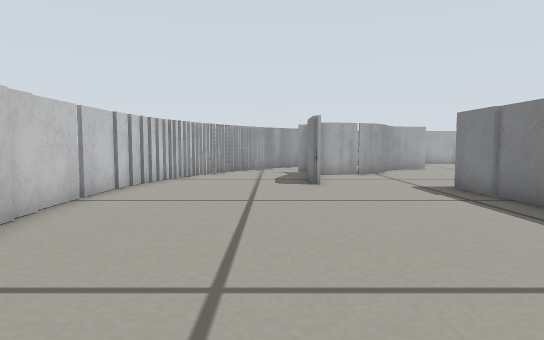
[1] (above)

16 first-person views from a walk through a robot-simulator world made for Gazebo. The camera is 0.25 m above the floor, tilts 4° down and sees 75° across. The floor is counted in squares, 0.2 m on a side. Each view is taken from the middle of a square. On the plan, view 1 faces up. The plan holds only what a view shows up to about 14 squares ahead; the rest is blank.

[2]
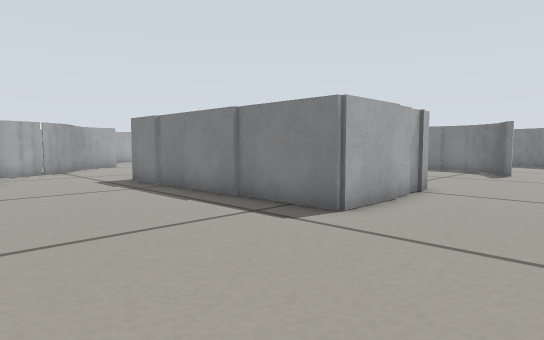

[3]
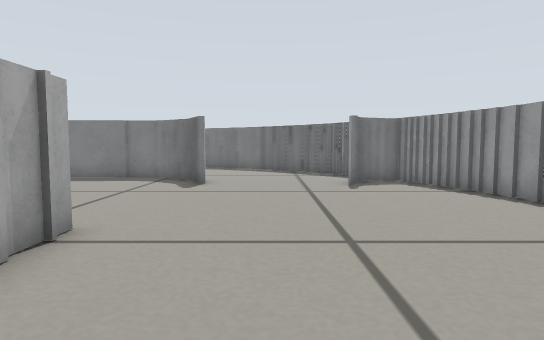

[4]
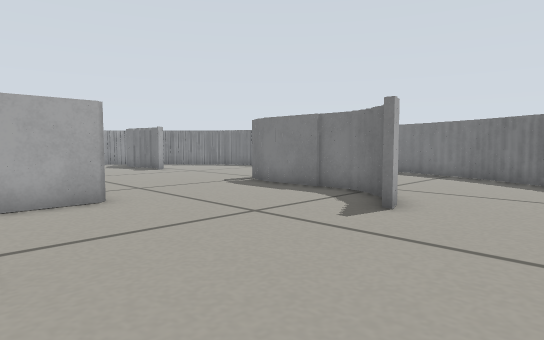

[5]
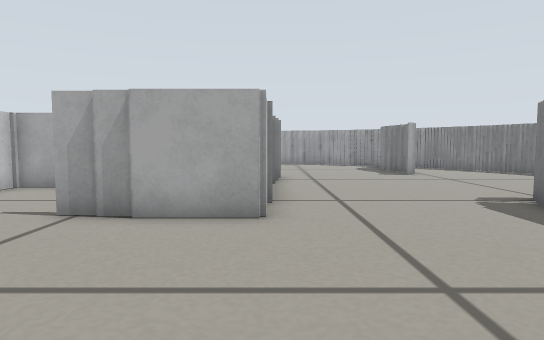

[6]
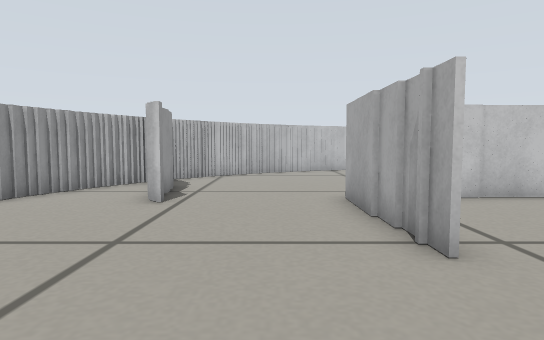

[7]
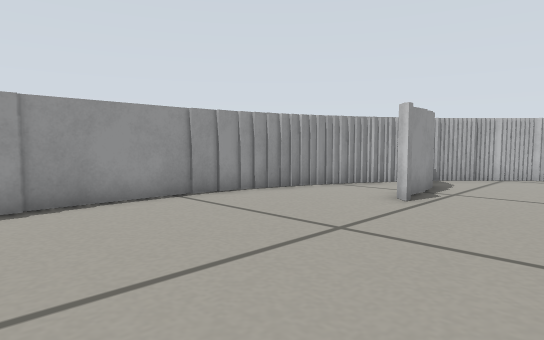

[8]
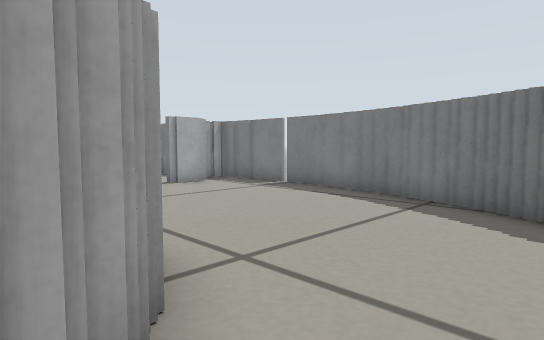

[9]
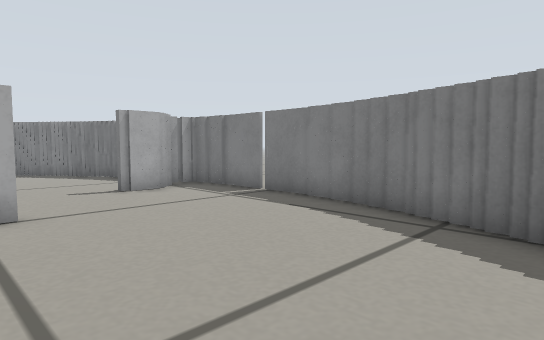

[10]
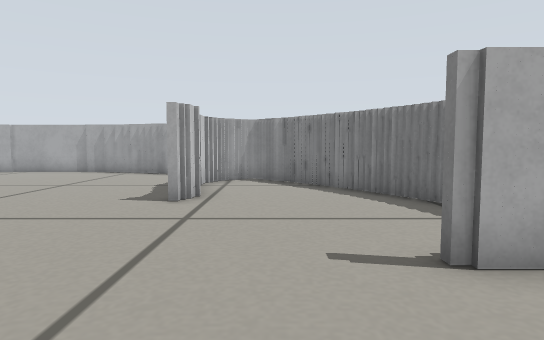

[11]
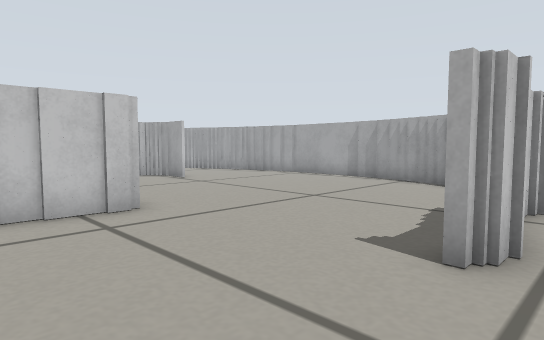

[12]
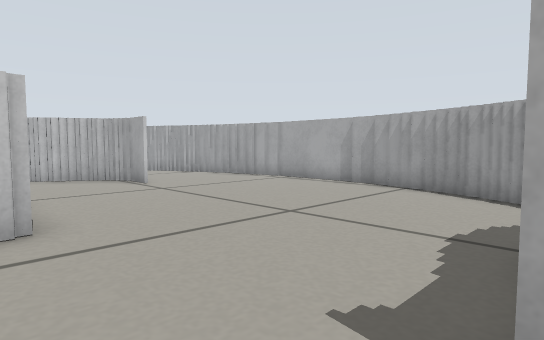

[13]
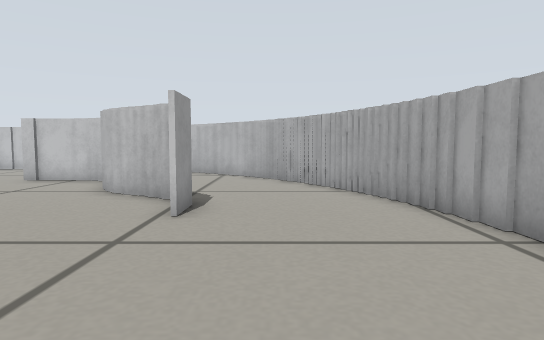

[14]
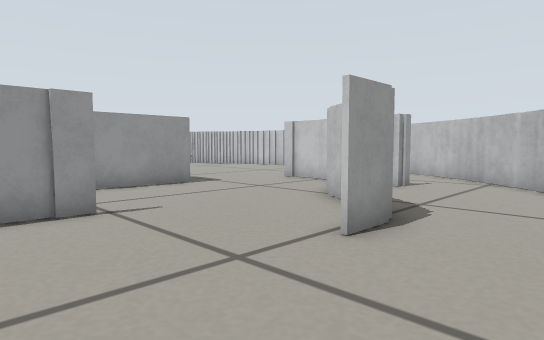

[15]
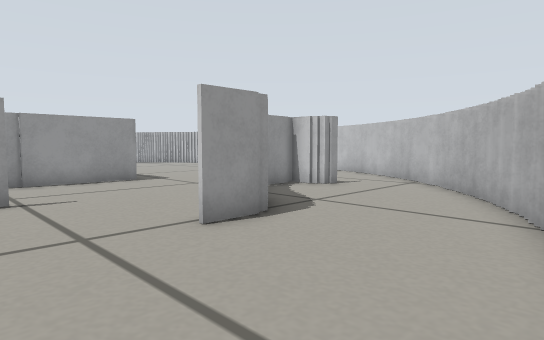

[16]
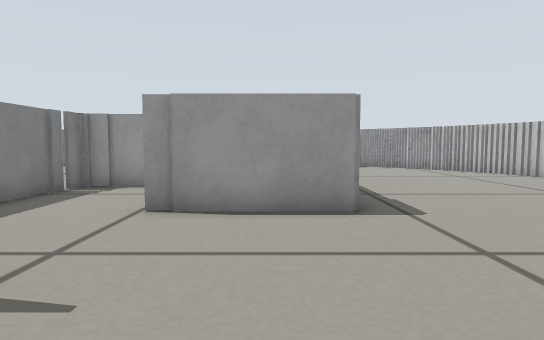

### Floor plan
Key: @ floor where view 1 was taken; # wall or solid block; x gap in a wall; . floor.
Columns run from 5 left of view 1 to 26 right of it. Each row starts with its distance up from view 1.
 24              #######
 23          #####.....####
 22        ###............#
 21       ##................
 20      ##.................####
 19     ##..................#..##
 18    ##......##...........#...#
 17   ##......##............#...##
 16   #....#.##.............#....##
 15    ..  ###..............#.....#
 14  #....##.......####...........
 13  #....#.........  #...........
 12  #....#.......... #...........##
 11 ##................ .........####
 10 #.........#####... ............#
  9 #.........#..  ...#............#
  8 x.........# .. ...#.....##.....x
  7 #.........# ......#.... #......#
  6 #.........#....####....#.......#
  5   ........##........... #......#
  4   .........#............#......#
  3  #.........#...........##.....##
  2    ........#####......##......#
  1      ........................##
  0      @.......................#
 -1     #......................
 -2     #....................
 -3     ##..####.............
 -4      ####.............#..
 -5        ##.............##
 -6         ####.........##
 -7            ###########

Where each view was taken, in squares from view 1:
view 1: 0 up, 0 right, facing up
view 2: 2 down, 0 right, facing up-right
view 3: 1 down, 5 right, facing right
view 4: 2 down, 10 right, facing up-right
view 5: 0 up, 13 right, facing up
view 6: 0 up, 14 right, facing left
view 7: 1 up, 14 right, facing down-left
view 8: 0 up, 17 right, facing up-right
view 9: 1 up, 19 right, facing up-right
view 10: 7 up, 21 right, facing up
view 11: 11 up, 20 right, facing up-left
view 12: 13 up, 19 right, facing up-left
view 13: 20 up, 14 right, facing left
view 14: 21 up, 12 right, facing down-left
view 15: 23 up, 11 right, facing down-left
view 16: 17 up, 7 right, facing down
